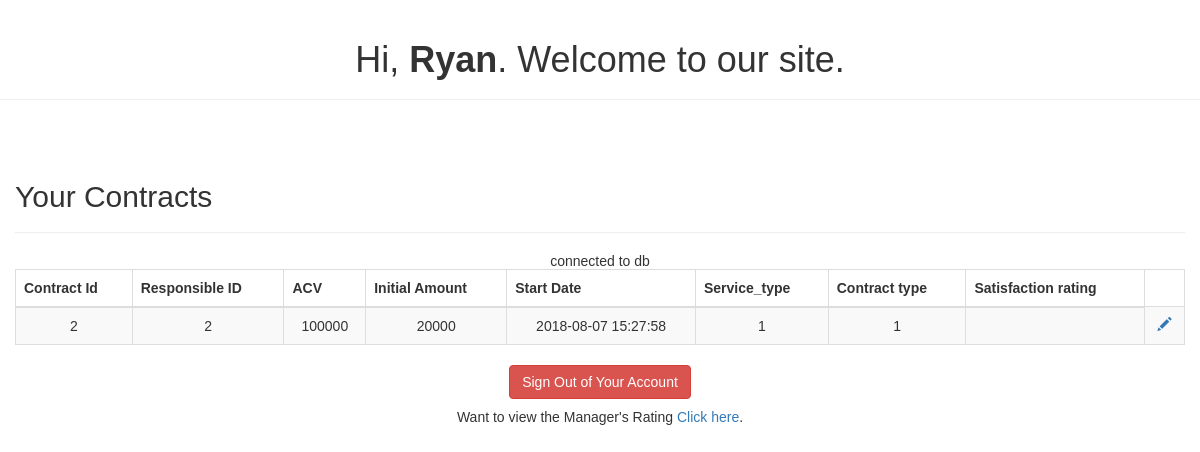
/Client/welcome.php (signed in), run on an earlier commit of the app's database.
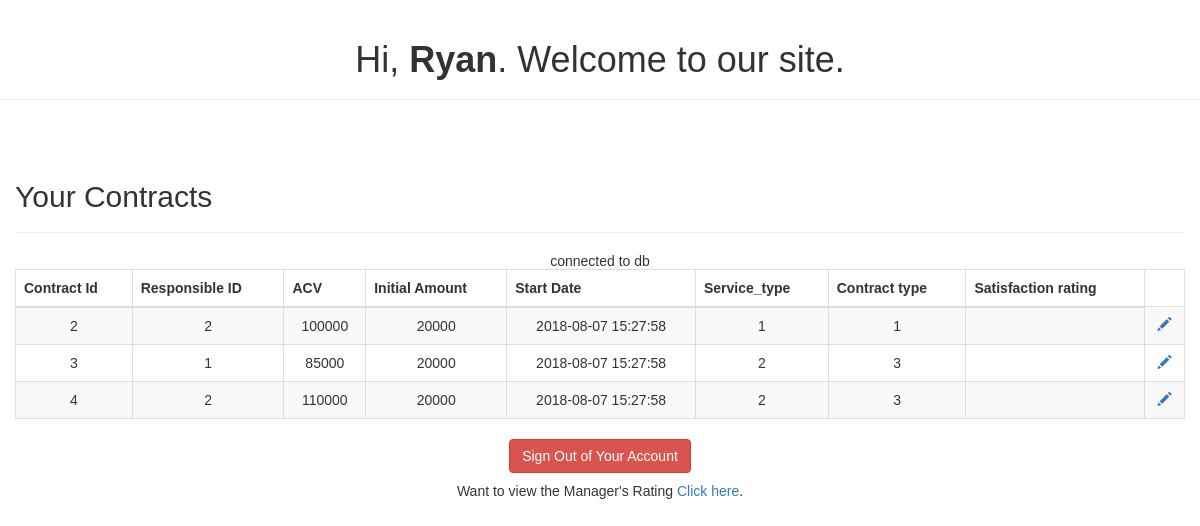
And on a later commit of the database.
### tables this page shows
CREATE TABLE IF NOT EXISTS Contract (
    id INT UNSIGNED AUTO_INCREMENT, 
    client_id INT UNSIGNED,
    responsible_id INT UNSIGNED,
    acv int (10) NOT NULL,
    initial_amount DOUBLE(10, 2),   
    start_date TIMESTAMP DEFAULT CURRENT_TIMESTAMP,
    service_type INT UNSIGNED,
    contract_type INT UNSIGNED,
	client_satisfaction INT DEFAULT NULL,
	CONSTRAINT satisfaction_chk CHECK (client_satisfaction BETWEEN 1 AND 10),
    PRIMARY KEY(id),
    INDEX(client_id),
    INDEX(contract_type),
    INDEX(service_type),
    INDEX(responsible_id),
    FOREIGN KEY(client_id) REFERENCES Client(id),
    FOREIGN KEY(service_type) REFERENCES Service_type(id),
    FOREIGN KEY(contract_type) REFERENCES Contract_type(id),
    FOREIGN KEY(responsible_id) REFERENCES Responsible(id)
);

### Client/welcome.php (the view, shortened to what this page needs)
<!DOCTYPE html>
<html lang="en">
<head>
    <link rel="stylesheet" href="https://maxcdn.bootstrapcdn.com/bootstrap/3.3.7/css/bootstrap.css">
</head>
<body>
<div class="page-header">
    <h1>Hi, <b><?php echo htmlspecialchars($_SESSION['username']); ?></b>. Welcome to our site.</h1>
</div>
<div class="wrapper">
    <div class="container-fluid">
        <div class="row">
            <div class="col-md-12">
                <div class="page-header clearfix">
                    <h2 class="pull-left">Your Contracts</h2>
                </div>
                <?php
              			  require_once 'config.php';
                $sql = "SELECT id FROM account WHERE username=?";
                if($stmt = mysqli_prepare($conn, $sql)){
                    $param1 = $_SESSION['username'];
                }
                $sql = "SELECT * FROM contract WHERE client_id = ?";
                if($stmt = mysqli_prepare($conn, $sql)) {
                    mysqli_stmt_bind_param($stmt, "s", $param1);
                    if(mysqli_stmt_execute($stmt)) {
                        $result = mysqli_stmt_get_result($stmt);
                        if(mysqli_num_rows($result) > 0){
                            echo "<table class='table table-bordered table-striped'>";
                            echo "<thead>";
                            echo "<tr>";
                            echo "<th>Contract Id</th>";
                            echo "<th>Responsible ID</th>";
                            echo "<th>ACV</th>";
                            echo "<th>Initial Amount</th>";
                            echo "<th>Start Date</th>";
							echo "<th>Service_type</th>";
							echo "<th>Contract type</th>";
							echo "<th>Satisfaction rating</th>";
                            echo "</tr>";
                            echo "</thead>";
                            echo "<tbody>";
                            while($row = mysqli_fetch_array($result)){
                                echo "<tr>";
                                echo "<td>" . $row['id'] . "</td>";
                                echo "<td>" . $row['responsible_id'] . "</td>";
                                echo "<td>" . $row['acv'] . "</td>";
                                echo "<td>" . $row['initial_amount'] . "</td>";
                                echo "<td>". $row['start_date'] . "</td>";
								echo "<td>". $row['service_type'] . "</td>";
								echo "<td>". $row['contract_type'] . "</td>";
								echo "<td>". $row['client_satisfaction'] . "</td>";
                                echo "<td>";
								echo "<a href='satisfaction.php?id=". $row['id'] ."' title='Update Your satisfaction' data-toggle='tooltip'><span class='glyphicon glyphicon-pencil'></span></a>";
								echo "</tr>";
                            }
                            echo "</tbody>";
                            echo "</table>";
                        }else{
                            echo "<p class='lead'><em>No records were found.</em></p>";
                        }
                    }
                }
                ?>
            </div>
        </div>
    </div>
</div>
<p><a href=<?php echo  "logout.php" ?> class="btn btn-danger">Sign Out of Your Account</a></p>
<p>Want to view the Manager's Rating <a href="manager_rating.php">Click here</a>.</p>
</body>
</html>

### Client/config.php (shortened to what this page needs)
<?php
$environment = DEV;
if($environment == DEV) {
        echo "connected to db\n";
} else {
}
?>

### Client/welcome.php (style rules this page uses)
body { font: 14px sans-serif; text-align: center; }

What changed in the data, as far as the page shows it:
added contract: id "3", responsible "1", acv "85000", initial_amount "20000", start_date "2018-08-07 15:27:58", service_type "2", contract_type "3"
added contract: id "4", responsible "2", acv "110000", initial_amount "20000", start_date "2018-08-07 15:27:58", service_type "2", contract_type "3"
